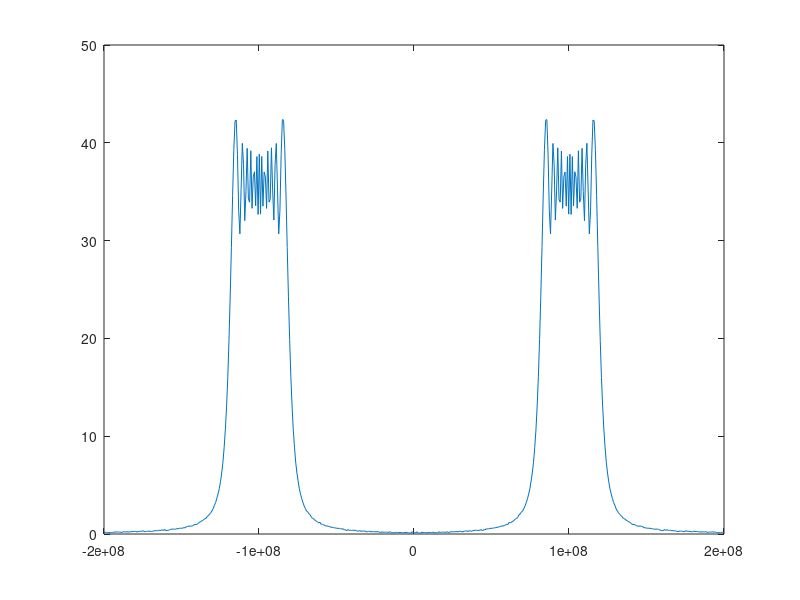
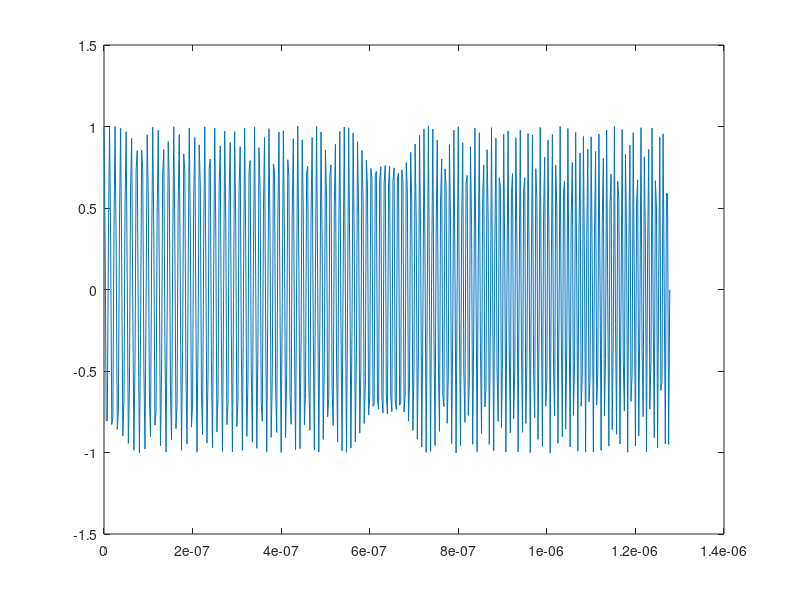
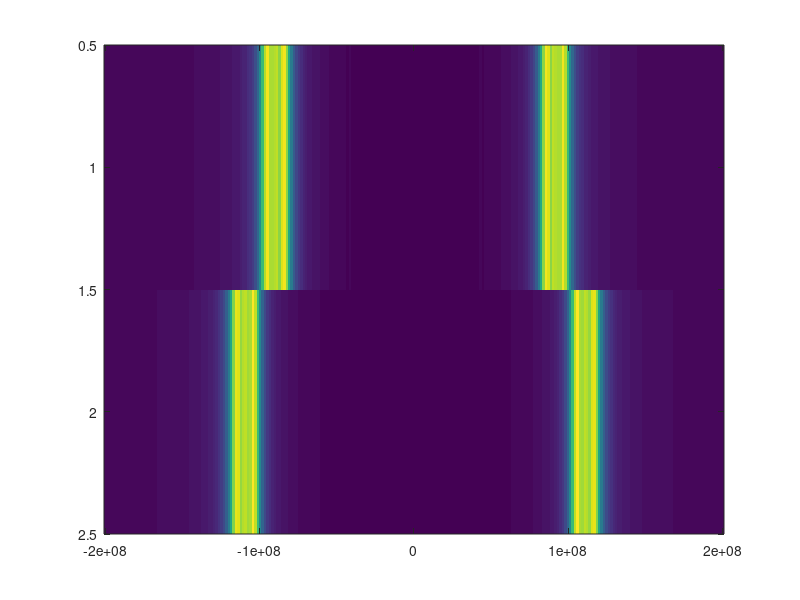
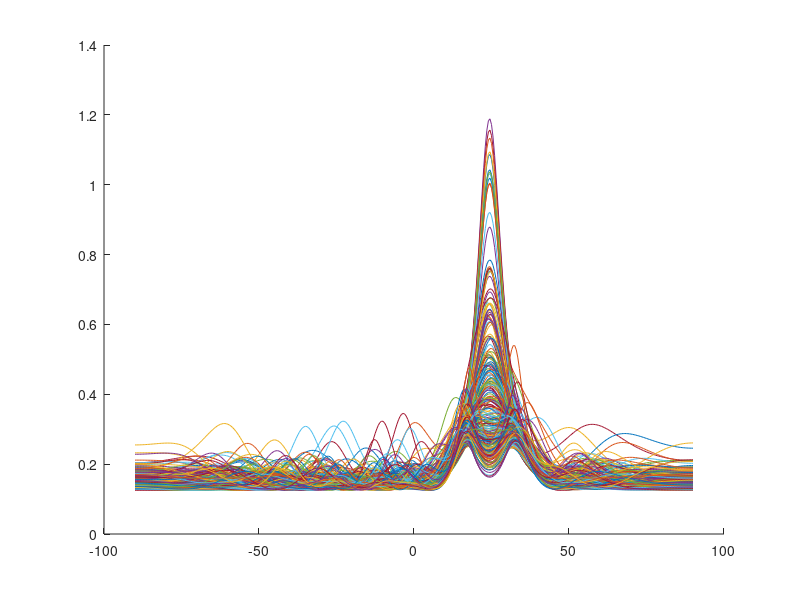

The MATLAB source for these figures, in order:
clc;
clear ;
close all;

c = 3e8;

M = 8;%阵元数
K = 2;%时域信号段数
N = 256;%每段信号时域快照数
J = 256;%每段时域信号DFT点数
fs = 400e6;
fc = 100e6;
lambda=c/fc;
d=lambda/2;
B = 40e6;

SNR = 50;

P = 2;%信源数
target_angle = [19 ; 30] /180*pi;%信源角度

t = 0:1/fs:K*N/fs-1/fs;

Signal_transmit = [ chirp(t,fc-B/2,K*N/fs-1/fs,fc+B/2) ];
 Signal_transmit=awgn(Signal_transmit,SNR,'measured');              %在信号中添加高斯噪声

f = linspace(-fs/2,fs/2,length(Signal_transmit));
figure;plot(f,abs(fftshift(fft(Signal_transmit))));
figure;plot(t,Signal_transmit);

% 将信号分段
Segmented = zeros(K,N);
for i = 1:K
    Segmented(i,:) = Signal_transmit(1+(i-1)*N:i*N);
end
% 分段后DFT
DFTed = fftshift(fft(Segmented,J,2),2);
DFTed1 = DFTed;DFTed2 = DFTed;
figure;imagesc(f,1:K,abs(DFTed));
% 得到每个频点的协方差矩阵
RX = zeros(M,M,J);
f_vector =  linspace(fc-B/2,fc+B/2,J);%linspace(-fs/2,fs/2,J);%linspace(fc-B/2,fs/2,J);%
sump_music=zeros(1,361);       %角度功率谱初始化

figure;hold on;
for j = 1:J
    a = exp(-1j*2*pi*f_vector(j)*d*sin(target_angle)/c*(0:M-1));
    RX(:,:,j) = ([DFTed1(:,j) DFTed2(:,j)]*a)'*([DFTed1(:,j) DFTed2(:,j)]*a);
    %RX(:,:,j) = (ones(1,2)*a)'*(ones(1,2)*a);
    % 对每个频点的协方差矩阵进行分解估计方向
    [Ev,D] = eig(RX(:,:,j));     % 特征值分解 D：特征值的对角矩阵 Ev：右特征列向量组成的矩阵
    EVA = diag(D)';            % 将特征值提取为1行
    [EVA,I] = sort(EVA);       % 对特征值排序,从小到大。其中I为索引向量
    EV = fliplr(Ev(:,I));      % 按照索引I对顺序特征矢量排序得到Ev,再fliplr水平颠倒列向量得到特征值从大到小分布的特征列向量组成的矩阵EV
    En = EV(:,P+1:end);          % 取特征向量矩阵的第X+1到M列特征向量组成噪声子空间En
    for i = 1:361
        angle(i) = (i-181)/2;           % 映射到-90度到90度
        theta_m = angle(i)*pi/180;
        a_theta = exp(-1j*2*pi*f_vector(j)/c*d*(0:M-1)*sin(theta_m));    %导向矢量M*1
        p_music(i) = abs(1/(a_theta*En*En'*a_theta'));          %MUSIC算法功率谱
    end
    sump_music=sump_music+p_music;                              %累加各频点功率谱
    plot(angle,p_music);
end



%%ISM_MUSIC
p_music_max = max(sump_music);
sump_music = 10*log10(sump_music/p_music_max);
figure;
plot(angle,sump_music,'b-');
%title('ISM——MUSIC空间谱');
xlabel('入射角/度');
ylabel('空间谱/dB');